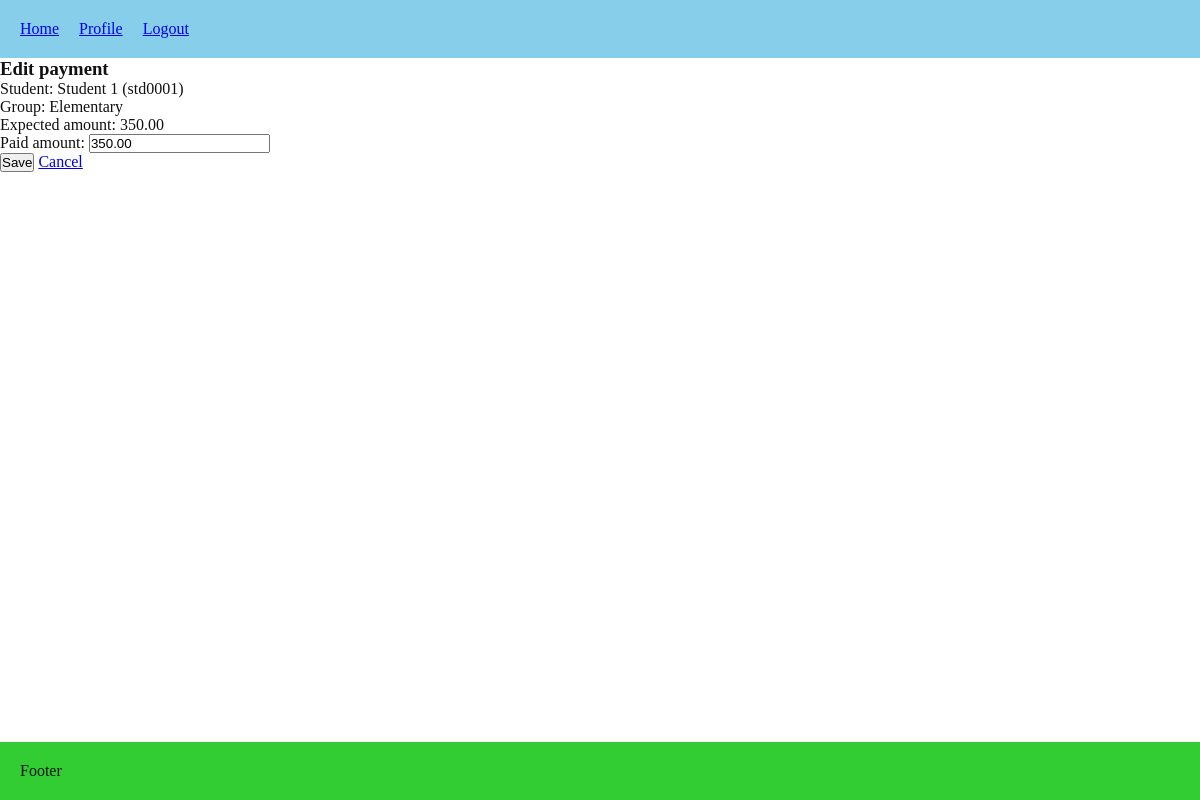
Page /payments/1/edit/ (signed in) on the committed database.
### lessons/models.py (models this page shows, shortened)
class Enrollment(models.Model):
    group = models.ForeignKey(
        Group,
        on_delete=models.RESTRICT,
        related_name="enrollments",
    )
    student = models.ForeignKey(
        User,
        on_delete=models.RESTRICT,
        related_name="enrollments",
        limit_choices_to={"role": "STUDENT"},
    )
    start_date = models.DateField(default=date.today)
    end_date = models.DateField(blank=True, null=True)
    payment_amount = models.DecimalField(max_digits=8, decimal_places=2, blank=True, null=True)
    class Meta:
        constraints = [
            models.UniqueConstraint(fields=["group", "student"], name="unique_group_student")
        ]

class Group(models.Model):
    name = models.CharField(max_length=100, unique=True)
    subject = models.ForeignKey(Subject, on_delete=models.RESTRICT, related_name="groups")
    teacher = models.ForeignKey(User, on_delete=models.CASCADE, limit_choices_to={"role": "TEACHER"}, related_name="teaching_groups")
    homework_description = models.TextField(blank=True, null=True)
    homework_updated_at = models.DateTimeField(blank=True, null=True)
    default_payment_amount = models.DecimalField(max_digits=10, decimal_places=2, blank=True, null=True)
    week_days = models.CharField(max_length=50, blank=True, null=True)
    start_time = models.TimeField(blank=True, null=True)
    end_time = models.TimeField(blank=True, null=True)
    start_date = models.DateField(default=date.today)
    end_date = models.DateField(blank=True, null=True)

### users/models.py (models this page shows, shortened)
class User(AbstractUser):
    username = models.CharField(
        max_length=150,
        unique=True,
        blank=True,
        editable=False
    )
    class Role(models.TextChoices):
        ADMIN = 'ADMIN', 'Admin'
        TEACHER = 'TEACHER', 'Teacher'
        STUDENT = 'STUDENT', 'Student'
    ROLE_PREFIXES = {
        Role.ADMIN: 'adm',
        Role.TEACHER: 'tch',
        Role.STUDENT: 'std',
    }
    role = models.CharField(max_length=20, choices=Role.choices, default=Role.STUDENT)
    phone_number = models.CharField(max_length=15, blank=True)
    must_reset_password = models.BooleanField(default=True)
    class Meta:
        constraints = [
            models.UniqueConstraint(fields=["first_name", "last_name", "role"], name="unique_full_name_per_role")
        ]

### payments/models.py (models this page shows, shortened)
class Payment(models.Model):
    enrollment = models.ForeignKey(
        Enrollment,
        on_delete=models.RESTRICT,
        related_name="payments",
    )
    student = models.ForeignKey(
        User,
        on_delete=models.RESTRICT,
        related_name="payments",
        limit_choices_to={"role": User.Role.STUDENT},
        editable=False,
    )
    group = models.ForeignKey(
        Group,
        on_delete=models.RESTRICT,
        related_name="payments",
        editable=False,
    )
    expected_amount = models.DecimalField(
        max_digits=8,
        decimal_places=2,
        editable=False,
    )
    paid_amount = models.DecimalField(
        max_digits=8,
        decimal_places=2,
    )
    created_at = models.DateTimeField(auto_now_add=True)

### payments/views.py (the view)
# urls.py: path("<int:pk>/edit/", views.payment_edit, name="payment_edit"),
@login_required
def payment_edit(request, pk):
    payment = get_object_or_404(
        Payment.objects.select_related("enrollment", "group", "student", "group__teacher"),
        pk=pk,
    )
    if not can_manage_payments(request.user, payment.enrollment):
        return HttpResponseForbidden("You do not have permission to edit payments.")
    if request.method == "POST":
        form = PaymentForm(request.POST, instance=payment)
        if form.is_valid():
            form.save()
            return redirect("lessons:group_detail", pk=payment.group.pk)
    else:
        form = PaymentForm(instance=payment)
    return render(request, "payments/payment_form.html", {
        "form": form,
        "payment": payment,
        "enrollment": payment.enrollment,
    })

### payments/forms.py
class PaymentForm(forms.ModelForm):
    class Meta:
        model = Payment
        fields = ["paid_amount"]

### payments/views.py (called while the page is built)
def can_manage_payments(user, enrollment):
    return user.role == User.Role.ADMIN or enrollment.group.teacher == user

### payments/templates/payments/payment_form.html (shortened to what this page needs)
{% extends 'core/base.html' %}
{% block content %}
<h3>{% if payment %}Edit payment{% else %}Create payment{% endif %}</h3>
<p>Student: {{ enrollment.student.get_full_name }} ({{ enrollment.student.username }})</p>
<p>Group: {{ enrollment.group.name }}</p>
<p>Expected amount: {{ enrollment.payment_amount }}</p>
<form method="post">
  {{ form.as_p }}
  <button type="submit">Save</button>
  <a href="{% url 'lessons:group_detail' enrollment.group.pk %}">Cancel</a>
</form>
{% endblock %}

### core/static/core/style.css (style rules this page uses)
* { box-sizing: border-box; margin: 0; padding: 0; list-style: none; }
:root { font-size: 12; --theme-color: skyblue; --secondary-color: limegreen; }
.theme-light { --bg: #ffffff; --text: #111111; --surface: #f5f5f5; --border: #e0e0e0; }
body { background-color: var(--bg); color: var(--text); display: flex; flex-direction: column; min-height: 100vh; }
a { transition: 0.3s; }

### rows in the picture
Enrollment: student.get_full_name "Student 1", student.username "std0001", group.name "Elementary", payment_amount "350.00"
Payment: paid_amount "350.00"
